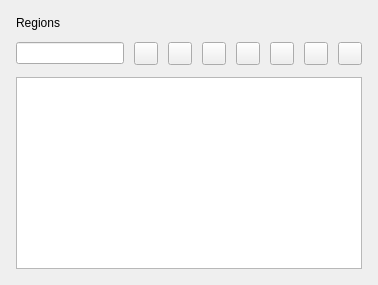
<?xml version="1.0" encoding="UTF-8"?>
<ui version="4.0">
 <class>Regions</class>
 <widget class="QWidget" name="Regions">
  <layout class="QVBoxLayout" name="verticalLayout">
   <property name="spacing">
    <number>12</number>
   </property>
   <property name="leftMargin">
    <number>16</number>
   </property>
   <property name="topMargin">
    <number>16</number>
   </property>
   <property name="rightMargin">
    <number>16</number>
   </property>
   <property name="bottomMargin">
    <number>16</number>
   </property>
   <item>
    <widget class="QLabel" name="labelTitle">
     <property name="text">
      <string>Regions</string>
     </property>
    </widget>
   </item>
   <item>
    <layout class="QHBoxLayout" name="horizontalLayoutToolbar">
     <property name="spacing">
      <number>10</number>
     </property>
     <item><widget class="QLineEdit" name="lineEditSearch"/></item>
     <item><widget class="QToolButton" name="toolButtonOpen"/></item>
     <item><widget class="QToolButton" name="toolButtonEdit"/></item>
     <item><widget class="QToolButton" name="toolButtonAdd"/></item>
     <item><widget class="QToolButton" name="toolButtonDelete"/></item>
     <item><widget class="QToolButton" name="toolButtonImport"/></item>
     <item><widget class="QToolButton" name="toolButtonExport"/></item>
     <item><widget class="QToolButton" name="toolButtonRefresh"/></item>
    </layout>
   </item>
   <item>
    <widget class="QTableWidget" name="tableWidget"/>
   </item>
  </layout>
 </widget>
 <resources/>
 <connections/>
</ui>
